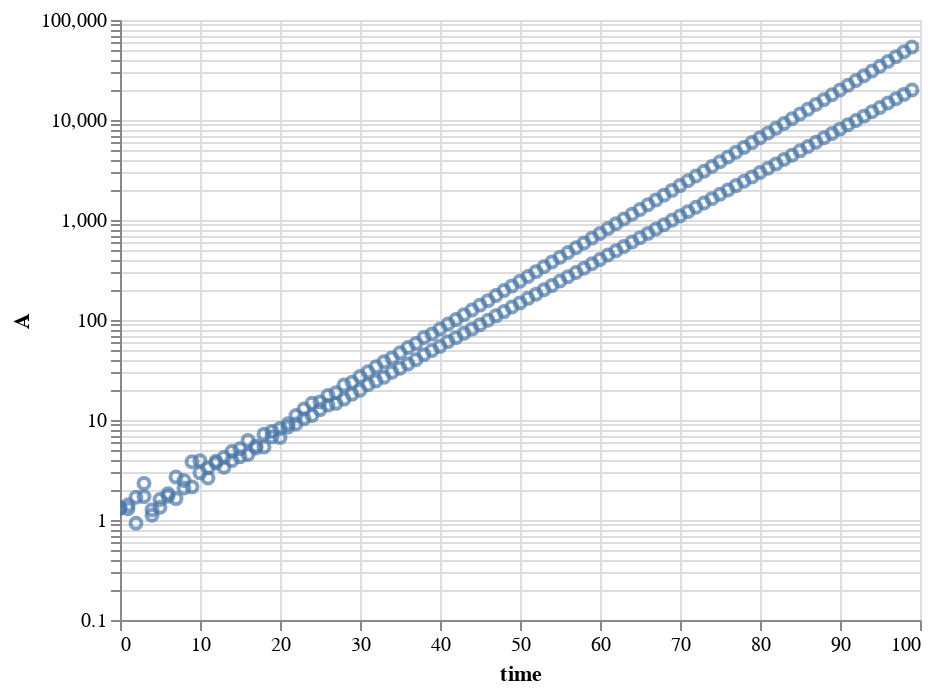

Notebook code for this chart:
### Code cell
np.random.seed(666)
N = 100
idx = np.ones(2 * N)
idx[N:] = 2
idx = idx.astype(int)
time = np.arange(0, N);
A_0 = [10, 8]
r = [0.1, 0.11]
A = np.zeros(2 * N)
A[:N] = A_0[0] * np.exp(r[0] * time) + np.random.normal(0, 4, N_meas)
A[:N] /= A_0[0]
A[N:] = A_0[1] * np.exp(r[1] * time) + np.random.normal(0, 4, N_meas)
A[N:] /= A_0[1]
_time = np.zeros(2 * N)
_time[:N] = time
_time[N:] = time
data_dict = {'J':2, 'idx':idx, 'N':N*2, 'time': _time, 'A': A}
alt.Chart(pd.DataFrame.from_dict(data_dict)).mark_point().encode(x='time:Q', y=alt.Y('A:Q', scale={'type':'log'})).interactive()

### Figure 1 — Vega-Lite specification as saved in the notebook (floating-point values rounded to 4 significant figures; data arrays with more than 128 entries replaced by an {"elided": "..."} marker saying what was removed)
{"$schema": "https://vega.github.io/schema/vega-lite/v2.6.0.json", "config": {"view": {"height": 300, "width": 400}}, "data": {"name": "data-ec4fb0d26a5676d7d1c31bbe8f09d74a"}, "datasets": {"data-ec4fb0d26a5676d7d1c31bbe8f09d74a": {"elided": "200 records"}}, "encoding": {"x": {"field": "time", "type": "quantitative"}, "y": {"field": "A", "scale": {"type": "log"}, "type": "quantitative"}}, "mark": "point", "selection": {"selector003": {"bind": "scales", "encodings": ["x", "y"], "mark": {"fill": "#333", "fillOpacity": 0.125, "stroke": "white"}, "on": "[mousedown, window:mouseup] > window:mousemove!", "resolve": "global", "translate": "[mousedown, window:mouseup] > window:mousemove!", "type": "interval", "zoom": "wheel!"}}}
